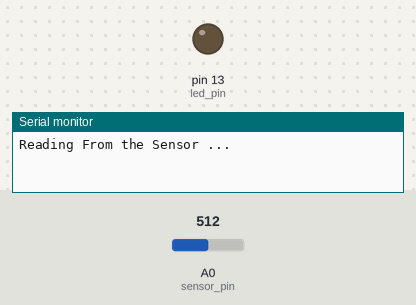
Bench run of a sketch on a simulated Arduino Uno, built with avr-gcc and run on an emulated ATmega328P. Parts: output pins drawn as LEDs (lit = HIGH), the last lines printed to the serial monitor. The inputs (shaded band) are chosen by the test bench; at power-on: A0 (sensor_pin) = 512.

Above: at 0.1 s.
At 2.1 s:
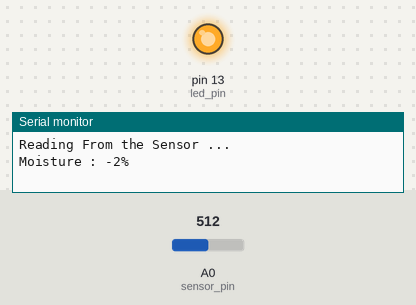
Timing chart, 0 to 3.6 s (numbered marks = the images above):
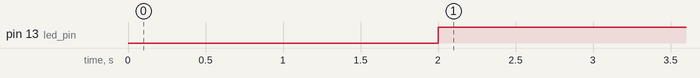

Measured:
- by itself, pin 13 (led_pin): LOW → HIGH at 2.0 s

The sketch:

5.ino
```cpp
int sensor_pin = A0;
int led_pin = 13;
int output_value;

void setup() {
  Serial.begin(9600);
  pinMode(led_pin, OUTPUT);
  Serial.println("Reading From the Sensor ...");
  delay(2000);
}

void loop() {
  output_value = analogRead(sensor_pin);
  output_value = map(output_value, 500, 10, 0, 100);
  Serial.print("Moisture : ");
  Serial.print(output_value);
  Serial.println("%");

  if (output_value < 30) {
    digitalWrite(led_pin, HIGH);
  } else {
    digitalWrite(led_pin, LOW);
  }
  delay(1000);
}
```
